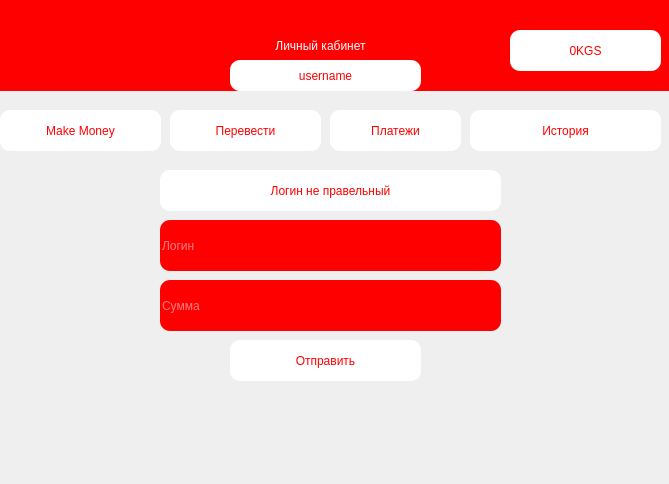
<?xml version="1.0" encoding="UTF-8"?>
<ui version="4.0">
 <class>Form</class>
 <widget class="QWidget" name="Form">
  <property name="geometry">
   <rect>
    <x>0</x>
    <y>0</y>
    <width>669</width>
    <height>484</height>
   </rect>
  </property>
  <property name="windowTitle">
   <string>Form</string>
  </property>
  <widget class="QLabel" name="label">
   <property name="geometry">
    <rect>
     <x>-80</x>
     <y>0</y>
     <width>801</width>
     <height>91</height>
    </rect>
   </property>
   <property name="styleSheet">
    <string notr="true">font: 17pt &quot;Yu Gothic UI Semibold&quot;;
color: white;
background-color: red;
border-radius: 10px;</string>
   </property>
   <property name="text">
    <string>Личный кабинет</string>
   </property>
   <property name="alignment">
    <set>Qt::AlignCenter</set>
   </property>
  </widget>
  <widget class="QLabel" name="balance">
   <property name="geometry">
    <rect>
     <x>510</x>
     <y>30</y>
     <width>151</width>
     <height>41</height>
    </rect>
   </property>
   <property name="styleSheet">
    <string notr="true">font: 17pt &quot;Yu Gothic UI Semibold&quot;;
color: red;
background-color: white;
border-radius: 10px;</string>
   </property>
   <property name="text">
    <string>0KGS</string>
   </property>
   <property name="alignment">
    <set>Qt::AlignCenter</set>
   </property>
  </widget>
  <widget class="QLabel" name="username">
   <property name="geometry">
    <rect>
     <x>230</x>
     <y>60</y>
     <width>191</width>
     <height>31</height>
    </rect>
   </property>
   <property name="styleSheet">
    <string notr="true">font: 17pt &quot;Yu Gothic UI Semibold&quot;;
color: red;
background-color: white;
border-radius: 10px;</string>
   </property>
   <property name="text">
    <string>username</string>
   </property>
   <property name="alignment">
    <set>Qt::AlignCenter</set>
   </property>
  </widget>
  <widget class="QPushButton" name="make">
   <property name="geometry">
    <rect>
     <x>0</x>
     <y>110</y>
     <width>161</width>
     <height>41</height>
    </rect>
   </property>
   <property name="styleSheet">
    <string notr="true">font: 17pt &quot;Yu Gothic UI Semibold&quot;;
color: red;
background-color: white;
border-radius: 10px;</string>
   </property>
   <property name="text">
    <string>Make Money</string>
   </property>
  </widget>
  <widget class="QPushButton" name="transfer">
   <property name="geometry">
    <rect>
     <x>170</x>
     <y>110</y>
     <width>151</width>
     <height>41</height>
    </rect>
   </property>
   <property name="styleSheet">
    <string notr="true">font: 17pt &quot;Yu Gothic UI Semibold&quot;;
color: red;
background-color: white;
border-radius: 10px;</string>
   </property>
   <property name="text">
    <string>Перевести</string>
   </property>
  </widget>
  <widget class="QPushButton" name="signup_3">
   <property name="geometry">
    <rect>
     <x>330</x>
     <y>110</y>
     <width>131</width>
     <height>41</height>
    </rect>
   </property>
   <property name="styleSheet">
    <string notr="true">font: 17pt &quot;Yu Gothic UI Semibold&quot;;
color: red;
background-color: white;
border-radius: 10px;</string>
   </property>
   <property name="text">
    <string>Платежи</string>
   </property>
  </widget>
  <widget class="QPushButton" name="signup_4">
   <property name="geometry">
    <rect>
     <x>470</x>
     <y>110</y>
     <width>191</width>
     <height>41</height>
    </rect>
   </property>
   <property name="styleSheet">
    <string notr="true">font: 17pt &quot;Yu Gothic UI Semibold&quot;;
color: red;
background-color: white;
border-radius: 10px;</string>
   </property>
   <property name="text">
    <string>История</string>
   </property>
  </widget>
  <widget class="QLineEdit" name="login">
   <property name="geometry">
    <rect>
     <x>160</x>
     <y>220</y>
     <width>341</width>
     <height>51</height>
    </rect>
   </property>
   <property name="styleSheet">
    <string notr="true">font: 14pt &quot;Yu Gothic UI Semibold&quot;;
color: white;
background-color: red;
border-radius: 10px;</string>
   </property>
   <property name="placeholderText">
    <string>Логин</string>
   </property>
  </widget>
  <widget class="QLineEdit" name="amout">
   <property name="geometry">
    <rect>
     <x>160</x>
     <y>280</y>
     <width>341</width>
     <height>51</height>
    </rect>
   </property>
   <property name="styleSheet">
    <string notr="true">font: 14pt &quot;Yu Gothic UI Semibold&quot;;
color: white;
background-color: red;
border-radius: 10px;</string>
   </property>
   <property name="text">
    <string/>
   </property>
   <property name="placeholderText">
    <string>Сумма</string>
   </property>
  </widget>
  <widget class="QPushButton" name="send">
   <property name="geometry">
    <rect>
     <x>230</x>
     <y>340</y>
     <width>191</width>
     <height>41</height>
    </rect>
   </property>
   <property name="styleSheet">
    <string notr="true">font: 17pt &quot;Yu Gothic UI Semibold&quot;;
color: red;
background-color: white;
border-radius: 10px;</string>
   </property>
   <property name="text">
    <string>Отправить</string>
   </property>
  </widget>
  <widget class="QLabel" name="result">
   <property name="geometry">
    <rect>
     <x>160</x>
     <y>170</y>
     <width>341</width>
     <height>41</height>
    </rect>
   </property>
   <property name="styleSheet">
    <string notr="true">font: 17pt &quot;Yu Gothic UI Semibold&quot;;
color: red;
background-color: white;
border-radius: 10px;</string>
   </property>
   <property name="text">
    <string>Логин не правельный</string>
   </property>
   <property name="alignment">
    <set>Qt::AlignCenter</set>
   </property>
  </widget>
 </widget>
 <resources/>
 <connections/>
</ui>
